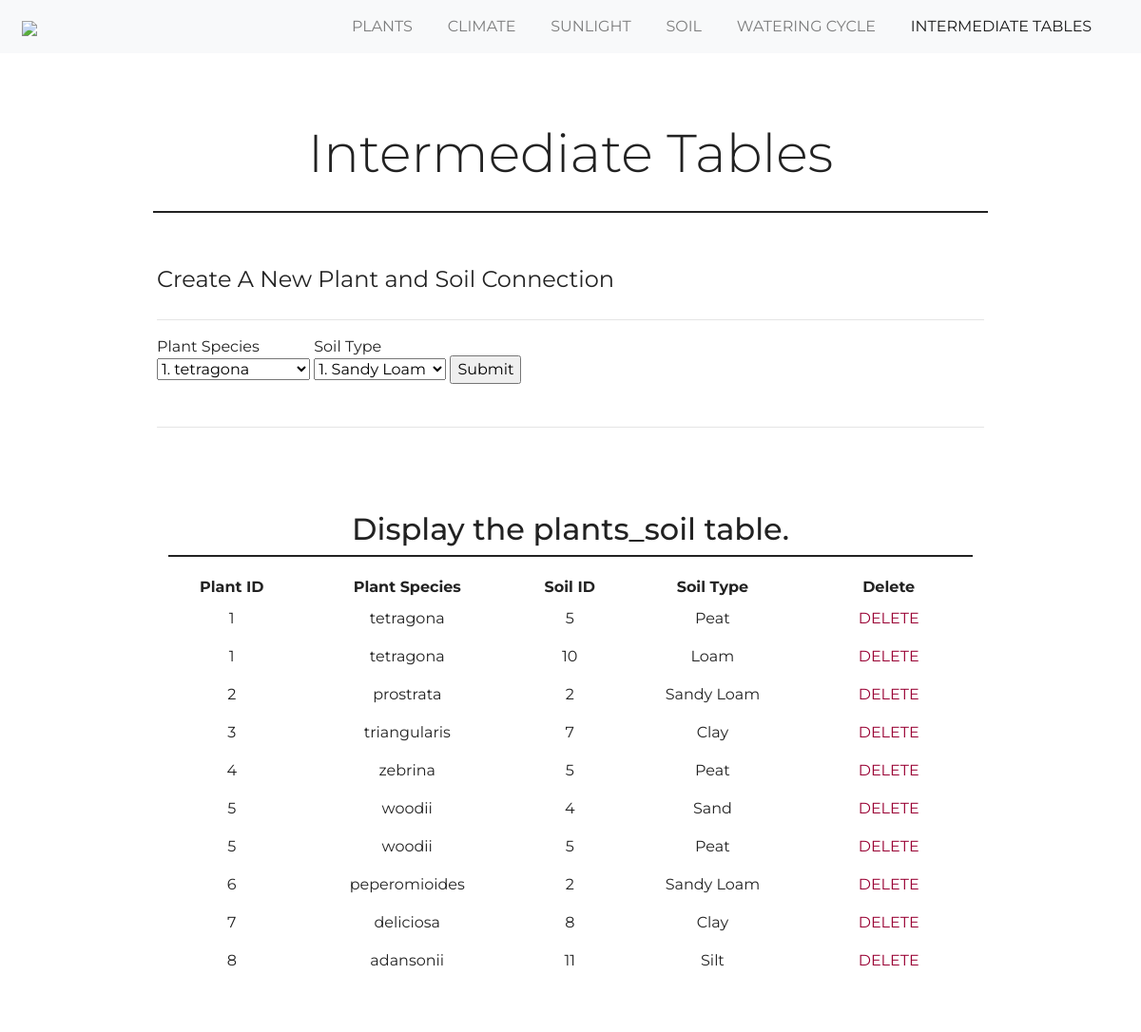
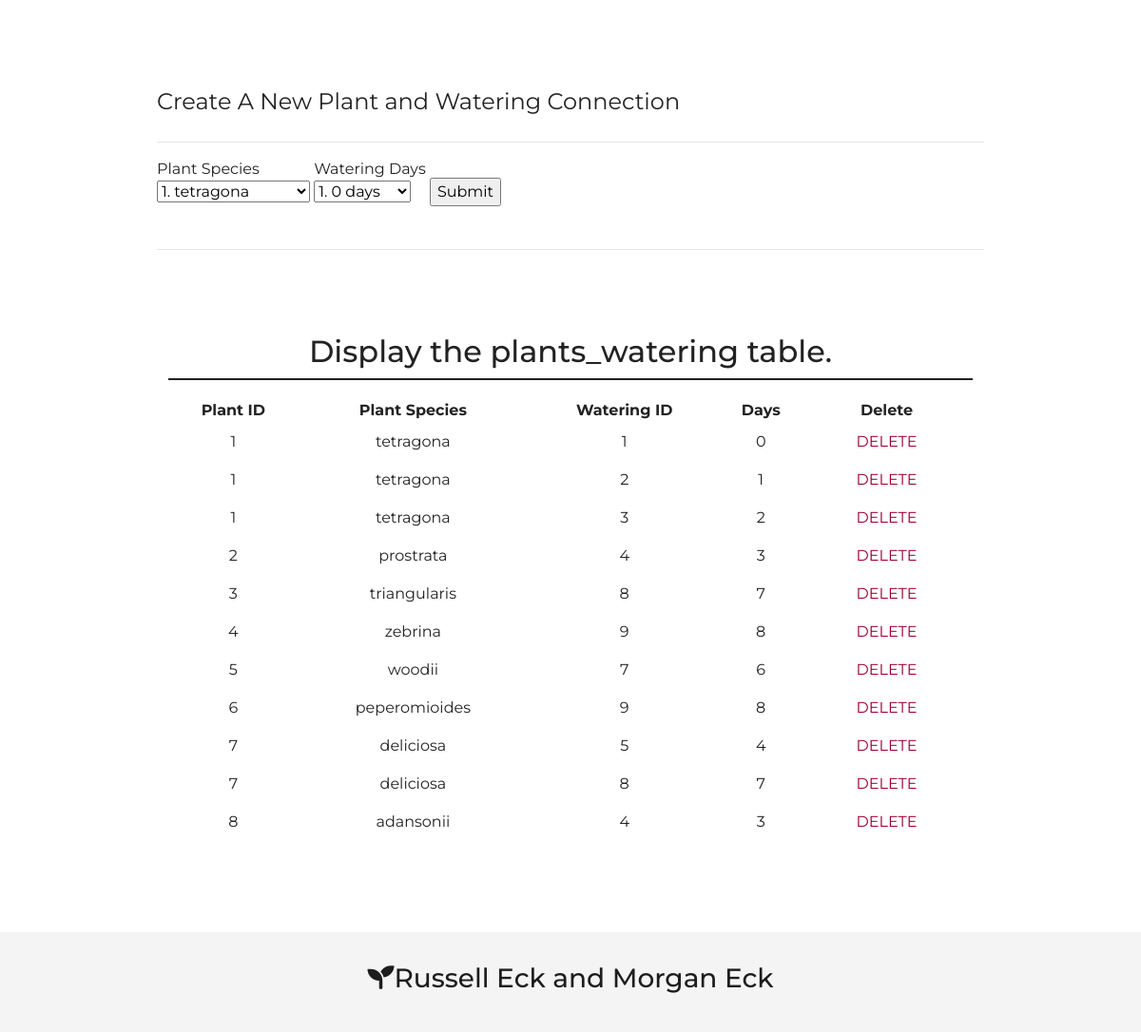
The page /intermediatetables.php on the database its author committed (2 pictures, top to bottom).
### tables this page shows
CREATE TABLE `plants` (
  `id` int(11) NOT NULL,
  `genus` varchar(75) NOT NULL,
  `species` varchar(75) NOT NULL,
  `common_name` varchar(75) DEFAULT NULL,
  `required_light` int(11) DEFAULT NULL,
  `climate_type` int(11) DEFAULT NULL
);

CREATE TABLE `soil` (
  `id` int(11) NOT NULL,
  `soil_type` varchar(75) NOT NULL,
  `soil_ph` int(11) NOT NULL,
  `fertilizer` tinyint(1) NOT NULL DEFAULT 0
);

CREATE TABLE `watering_cycle` (
  `id` int(11) NOT NULL,
  `days` int(11) NOT NULL DEFAULT 0
);

### common.php (called while the page is built)
<?php
function escape($html)
{
    return htmlspecialchars($html, ENT_QUOTES | ENT_SUBSTITUTE, "UTF-8");
}

### intermediatetables.php (the view, shortened to what this page needs)
<!DOCTYPE html>
<html lang="en">
<head>
	<link rel="stylesheet" href="https://maxcdn.bootstrapcdn.com/bootstrap/4.0.0/css/bootstrap.min.css">
	<link rel="stylesheet" href="https://cdnjs.cloudflare.com/ajax/libs/font-awesome/4.7.0/css/font-awesome.min.css">
	<link rel="stylesheet" href="https://use.fontawesome.com/releases/v5.8.2/css/all.css">
	<link href="style.css" rel="stylesheet">
</head>
<body>
<nav class = "navbar navbar-expand-md navbar-light bg-light sticky-top">
	<div class = "container-fluid">
		<a class = "navbar-brand" href = "index.php"><img src = "img/logo.png"></a>
		<div class = "collapse navbar-collapse" id = "navbarResponsive">
			<ul class = "navbar-nav ml-auto">
				<li class = "nav-item">
					<a class = "nav-link" href="index.php">PLANTS</a>
				</li>
				<li class = "nav-item">
					<a class = "nav-link" href="climate.php">CLIMATE</a>
				</li>
				<li class = "nav-item">
					<a class = "nav-link" href="sunlight.php">SUNLIGHT</a>
				</li>
				<li class = "nav-item">
					<a class = "nav-link" href="soil.php">SOIL</a>
				</li>
				<li class = "nav-item">
					<a class = "nav-link" href="wateringcycle.php">WATERING CYCLE</a>
				</li>
				<li class = "nav-item active">
					<a class = "nav-link" href="intermediatetables.php">INTERMEDIATE TABLES</a>
				</li>
			</ul>
		</div>
	</div>
</nav>
<?php
	require "config.php";
    require "common.php";
?>
<br/>
<div class = "container-fluid padding">
	<div class = "row welcomeSection text-center">
		<div class = "col-12">
			<h1 class = "display-4">Intermediate Tables</h1>
		</div>
		<hr>
	</div>
</div>
<div class = "container-fluid form-group contactForm">
<form id = "connectionForm" name = "newConnection" method = "post" role="form" class="form-horizontal" >
    <fieldset>
        <legend>Create A New Plant and Soil Connection</legend>
        <hr>
        <label>Plant Species
        	<br/>
        	<?php
           		$connection = new PDO($dsn, $username, $password, $options);
        		$sql = "SELECT id AS plant_id, species FROM plants";
        		$statement = $connection->prepare($sql);
				$statement->execute();
				$species = $statement->fetchAll();
			?>
            <select name = "plant_id" id = "plant_id">
            	<?php foreach($species as $plant): ?>
        		<option value="<?= $plant['plant_id']; ?>"><?= $plant['plant_id']; ?>. <?= $plant['species']; ?></option>
    			<?php endforeach; ?>
            </select>
       	</label>
      	<label>Soil Type
        	<br/>
            <?php
           		$connection = new PDO($dsn, $username, $password, $options);
        		$sql = "SELECT id AS soil_id, soil_type FROM soil";
        		$statement = $connection->prepare($sql);
				$statement->execute();
				$soils = $statement->fetchAll();
			?>
			<select name = "soil_id" id = "soil_id">
            	<?php foreach($soils as $soil): ?>
        		<option value="<?= $soil['soil_id']; ?>"><?= $soil['soil_id']; ?>. <?= $soil['soil_type']; ?></option>
    			<?php endforeach; ?>
            </select>
       	</label>
        <input type = "submit" name = "submitConnection" value = "Submit" />
    </fieldset>
</form>
<br/>
<hr>
</div>
<?php
        $connection = new PDO($dsn, $username, $password, $options);
        $sql = "SELECT plants.id AS plant_id, plants.species, soil.id AS soil_id, soil.soil_type
				FROM plants, soil, plants_soil
				WHERE plants_soil.plant_id = plants.id
				AND plants_soil.soil_id = soil.id";
        $statement = $connection->prepare($sql);
        $statement->execute();
        $result = $statement->fetchAll();
?>
<br/>
<div class = "container-fluid padding">
	<div class = "row welcomeSection text-center">
		<div class = "col-12">
			<h2>Display the plants_soil table.</h2>
		<hr>
		<form method = "post">
		<table style = "width:100%">
			<tr>
				<th>Plant ID</th>
				<th>Plant Species</th>
				<th>Soil ID</th>
				<th>Soil Type</th>
				<th>Delete</th>
			</tr>
			<?php foreach ($result as $row) { ?>
            <tr>
                <td><?php echo escape($row["plant_id"]); ?></td>
                <td><?php echo escape($row["species"]); ?></td>
                <td><?php echo escape($row["soil_id"]); ?></td>
                <td><?php echo escape($row["soil_type"]); ?></td>
                <td>
					<button type="submit" name="deletePlantsSoil" class="btn" value="<?php echo escape($row["plant_id"]); ?>">DELETE</button>
				</td>
            </tr>
        	<?php } ?>
		</table>
		</form>
	</div>
</div>
</div>
<br/>
<br/>
<br/>
<br/>
<div class = "container-fluid form-group contactForm">
<form id = "waterForm" name = "waterConnection" method = "post" role="form" class="form-horizontal" >
    <fieldset>
        <legend>Create A New Plant and Watering Connection</legend>
        <hr>
        <label>Plant Species
        	<br/>
        	<?php
           		$connection = new PDO($dsn, $username, $password, $options);
        		$sql = "SELECT id AS plant_id, species FROM plants";
        		$statement = $connection->prepare($sql);
				$statement->execute();
				$species = $statement->fetchAll();
			?>
            <select name = "plant_id" id = "plant_id">
            	<?php foreach($species as $plant): ?>
        		<option value="<?= $plant['plant_id']; ?>"><?= $plant['plant_id']; ?>. <?= $plant['species']; ?></option>
    			<?php endforeach; ?>
            </select>
       	</label>
      	<label>Watering Days
        	<br/>
            <?php
           		$connection = new PDO($dsn, $username, $password, $options);
        		$sql = "SELECT id AS watering_id, days FROM watering_cycle";
        		$statement = $connection->prepare($sql);
				$statement->execute();
				$waters = $statement->fetchAll();
			?>
			<select name = "watering_id" id = "watering_id">
            	<?php foreach($waters as $water): ?>
        		<option value="<?= $water['watering_id']; ?>"><?= $water['watering_id']; ?>. <?= $water['days']; ?> days</option>
    			<?php endforeach; ?>
            </select>
       	</label>
        <input type = "submit" name = "submitWaterConnection" value = "Submit" />
    </fieldset>
</form>
<br/>
<hr>
</div>
<?php
 		$connection = new PDO($dsn, $username, $password, $options);
        $sql = "SELECT plants.id AS plant_id, plants.species, watering_cycle.id AS watering_id, watering_cycle.days
				FROM plants, watering_cycle, plants_watering
				WHERE plants_watering.plant_id = plants.id
				AND plants_watering.watering_id = watering_cycle.id";
        $statement = $connection->prepare($sql);
        $statement->execute();
        $result = $statement->fetchAll();
?>
<br/>
<div class = "container-fluid padding">
	<div class = "row welcomeSection text-center">
		<div class = "col-12">
			<h2>Display the plants_watering table.</h2>
		<hr>
		<form method = "post">
		<table style = "width:100%">
			<tr>
				<th>Plant ID</th>
				<th>Plant Species</th>
				<th>Watering ID</th>
				<th>Days</th>
				<th>Delete</th>
			</tr>
			<?php foreach ($result as $row) { ?>
            <tr>
                <td><?php echo escape($row["plant_id"]); ?></td>
                <td><?php echo escape($row["species"]); ?></td>
                <td><?php echo escape($row["watering_id"]); ?></td>
                <td><?php echo escape($row["days"]); ?></td>
                <td>
					<button type="submit" name="deletePlantsWatering" class="btn" value="<?php echo escape($row["plant_id"]); ?>">DELETE</button>
				</td>
            </tr>
        	<?php } ?>
		</table>
	</div>
</div>
</div>
<br/>
<br/>
<footer>
	<div class = "container-fluid padding text-center">
			<h3><i class="fas fa-seedling"></i>Russell Eck and Morgan Eck</h3>
	</div>
</footer>
</body>
</html>

### style.css (style rules this page uses)
html { height: 100%; width: 100%; font-family: 'Montserrat', sans-serif; color: #222; }
body { height: 100%; width: 100%; font-family: 'Montserrat', sans-serif; color: #222; }
a { color: #009933; }
.btn { background-color: white; color: #990033; }
.navbar { padding: 0.5rem; }
.navbar-nav li { padding-right: 1.3rem; }
.nav-link { font-size: 1.0em; }
.padding { padding-bottom: 2rem; }
.welcomeSection { width: 75%; padding-top: 2rem; margin: 0 auto; }
.welcomeSection hr { border-top: 2px solid #222; width: 100%; margin-top: 0.2rem; margin-bottom: 1.2rem; }
footer { background-color: #F4F4F4; color: #1d1d1d; padding-top: 2rem; text-align: center; }
.contactForm { width: 75%; }
[class*="col-"] { padding: 1rem; }

### rows shown on the page
plants: id "1", species "tetragona", soil.id "5", soil.soil_type "Peat", soil.id "10", soil.soil_type "Loam", watering_cycle.id "1", watering_cycle.days "0", watering_cycle.id "2", watering_cycle.days "1", watering_cycle.id "3", watering_cycle.days "2"
plants: id "2", species "prostrata", soil.id "2", soil.soil_type "Sandy Loam", watering_cycle.id "4", watering_cycle.days "3"
plants: id "3", species "triangularis", soil.id "7", soil.soil_type "Clay", watering_cycle.id "8", watering_cycle.days "7"
plants: id "4", species "zebrina", soil.id "5", soil.soil_type "Peat", watering_cycle.id "9", watering_cycle.days "8"
plants: id "5", species "woodii", soil.id "4", soil.soil_type "Sand", soil.id "5", soil.soil_type "Peat", watering_cycle.id "7", watering_cycle.days "6"
plants: id "6", species "peperomioides", soil.id "2", soil.soil_type "Sandy Loam", watering_cycle.id "9", watering_cycle.days "8"
plants: id "7", species "deliciosa", soil.id "8", soil.soil_type "Clay", watering_cycle.id "5", watering_cycle.days "4", watering_cycle.id "8", watering_cycle.days "7"
plants: id "8", species "adansonii", soil.id "11", soil.soil_type "Silt", watering_cycle.id "4", watering_cycle.days "3"

### other values the page prints
form field plant_id "1. tetragona"
form field soil_id "1. Sandy Loam"
form field watering_id "1. 0 days"
